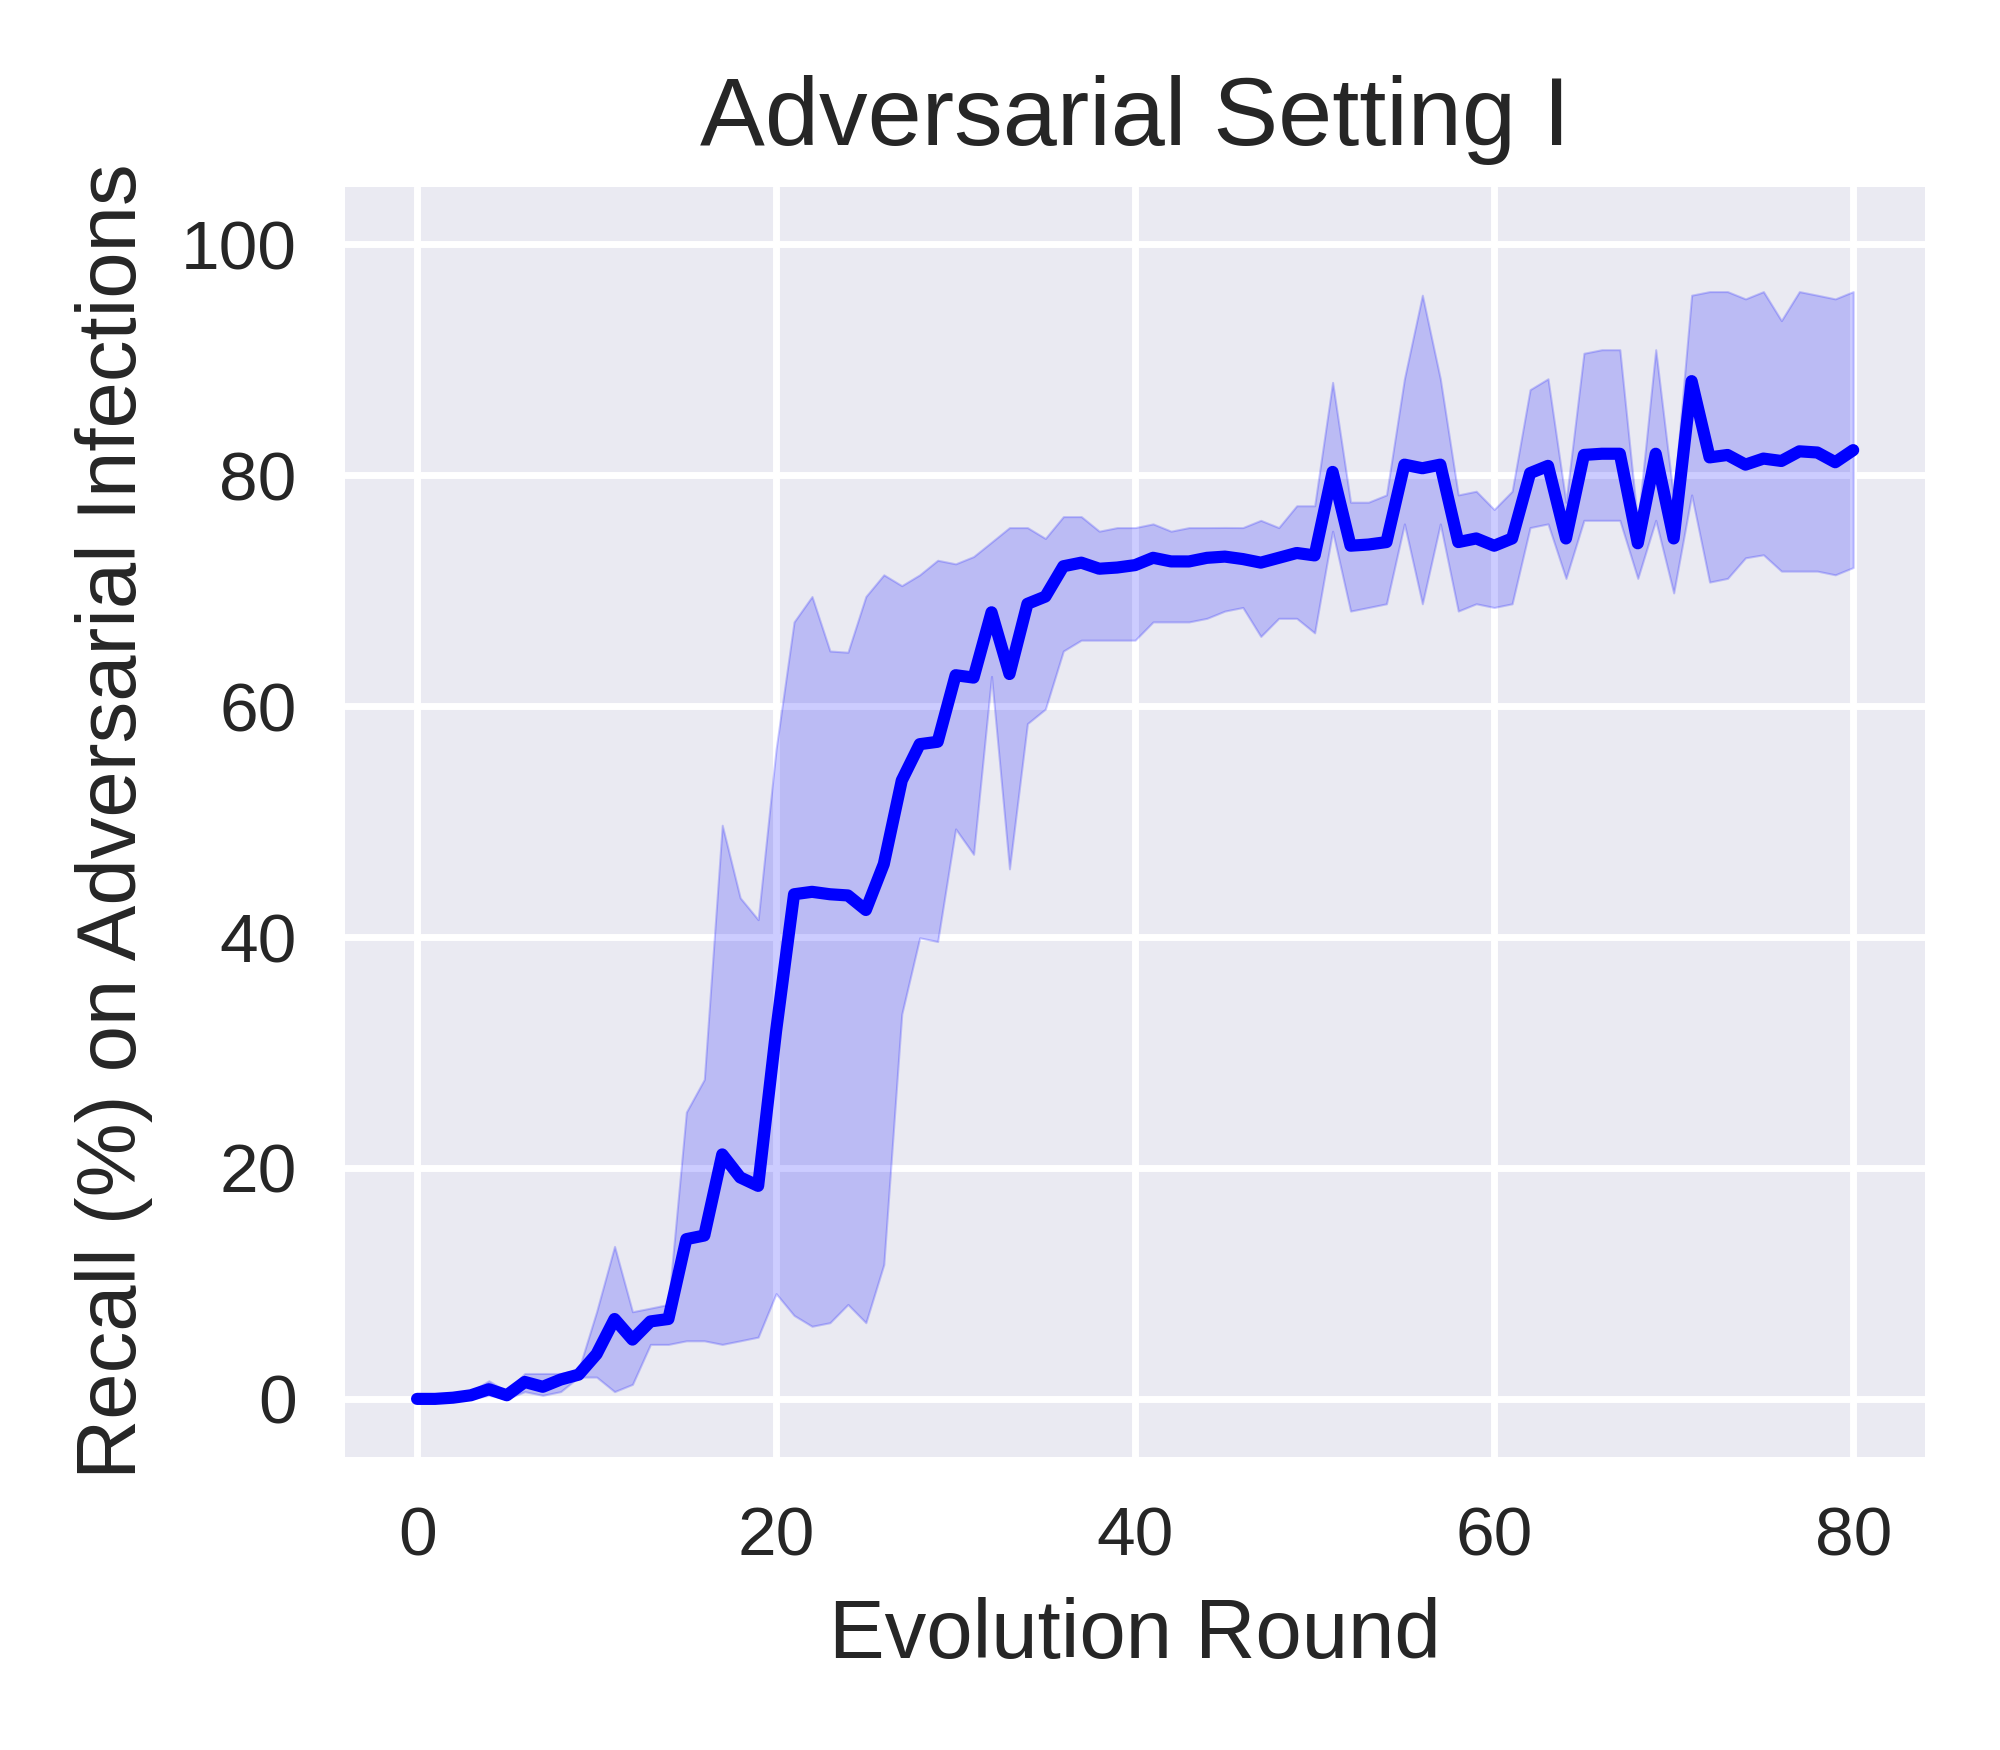

Source code (Python):
import matplotlib.pyplot as plt
import pandas as pd
import seaborn as sns

advset1_rounds80_recall_on_advmal_file = pd.read_csv('adv_test_recall_list_advset1_round80_seed012.csv')
advset1_rounds80_recall_on_advmal_df = pd.DataFrame(advset1_rounds80_recall_on_advmal_file)

advset1_rounds80_recall_on_advmal_seed_0_df = advset1_rounds80_recall_on_advmal_df.drop(columns=['seed1','seed2'])  
advset1_rounds80_recall_on_advmal_seed_0_df.rename(columns={'seed0': 'recall'}, inplace=True)

advset1_rounds80_recall_on_advmal_seed_1_df = advset1_rounds80_recall_on_advmal_df.drop(columns=['seed0','seed2'])  
advset1_rounds80_recall_on_advmal_seed_1_df.rename(columns={'seed1': 'recall'}, inplace=True)

advset1_rounds80_recall_on_advmal_seed_2_df = advset1_rounds80_recall_on_advmal_df.drop(columns=['seed0','seed1'])  
advset1_rounds80_recall_on_advmal_seed_2_df.rename(columns={'seed2': 'recall'}, inplace=True)

print("advset1_rounds80_recall_on_advmal_df:\n",advset1_rounds80_recall_on_advmal_df)  
print("advset1_rounds80_recall_on_advmal_seed_0_df:\n",advset1_rounds80_recall_on_advmal_seed_0_df)  
print("advset1_rounds80_recall_on_advmal_seed_1_df:\n",advset1_rounds80_recall_on_advmal_seed_1_df)  
print("advset1_rounds80_recall_on_advmal_seed_2_df:\n",advset1_rounds80_recall_on_advmal_seed_2_df)  



advset1_rounds80_recall_on_advmal_merge_df = pd.concat([advset1_rounds80_recall_on_advmal_seed_0_df, advset1_rounds80_recall_on_advmal_seed_1_df, advset1_rounds80_recall_on_advmal_seed_2_df])
# advset1_rounds80_recall_on_advmal_merge_df = pd.concat([advset1_rounds80_recall_on_advmal_df, advset1_rounds80_recall_on_advmal_df, advset1_rounds80_recall_on_advmal_df])

print("advset1_rounds80_recall_on_advmal_merge_df:\n",advset1_rounds80_recall_on_advmal_merge_df)  

advset1_rounds80_recall_on_advmal_merge_df = advset1_rounds80_recall_on_advmal_merge_df.reset_index(drop=True)

print("advset1_rounds80_recall_on_advmal_merge_df:\n",advset1_rounds80_recall_on_advmal_merge_df)  


# sns.set_theme(style="darkgrid")
plt.style.use('seaborn') 
# plt.style.use('default') 
# plt.style.use('seaborn-deep') 

# plt.figure(figsize=(4, 3.5), dpi=500)
_, ax = plt.subplots(nrows=1, ncols=1, figsize=(4, 3.5), tight_layout=True, dpi=500) #dpi=100 分辨率


sns_plot=sns.lineplot(data=advset1_rounds80_recall_on_advmal_merge_df, x='round', y='recall', color='b')
ax.set_xlabel('Evolution Round', fontsize=12)
ax.set_ylabel('Recall (%) on Adversarial Infections', fontsize=12)
ax.set_title('Adversarial Setting I', fontsize=14); 
plt.ylim(-5, 105)

savepath = f'/home/huan1932/ARIoTEDef/drawfigure/advset1/round80/recall-on-adv'
savename = f'line-shadow-figure-advset1-round80-recall-on-adv-seed012'
plt.savefig(fname=f'{savepath}/{savename}.png',dpi=500)
plt.close   
